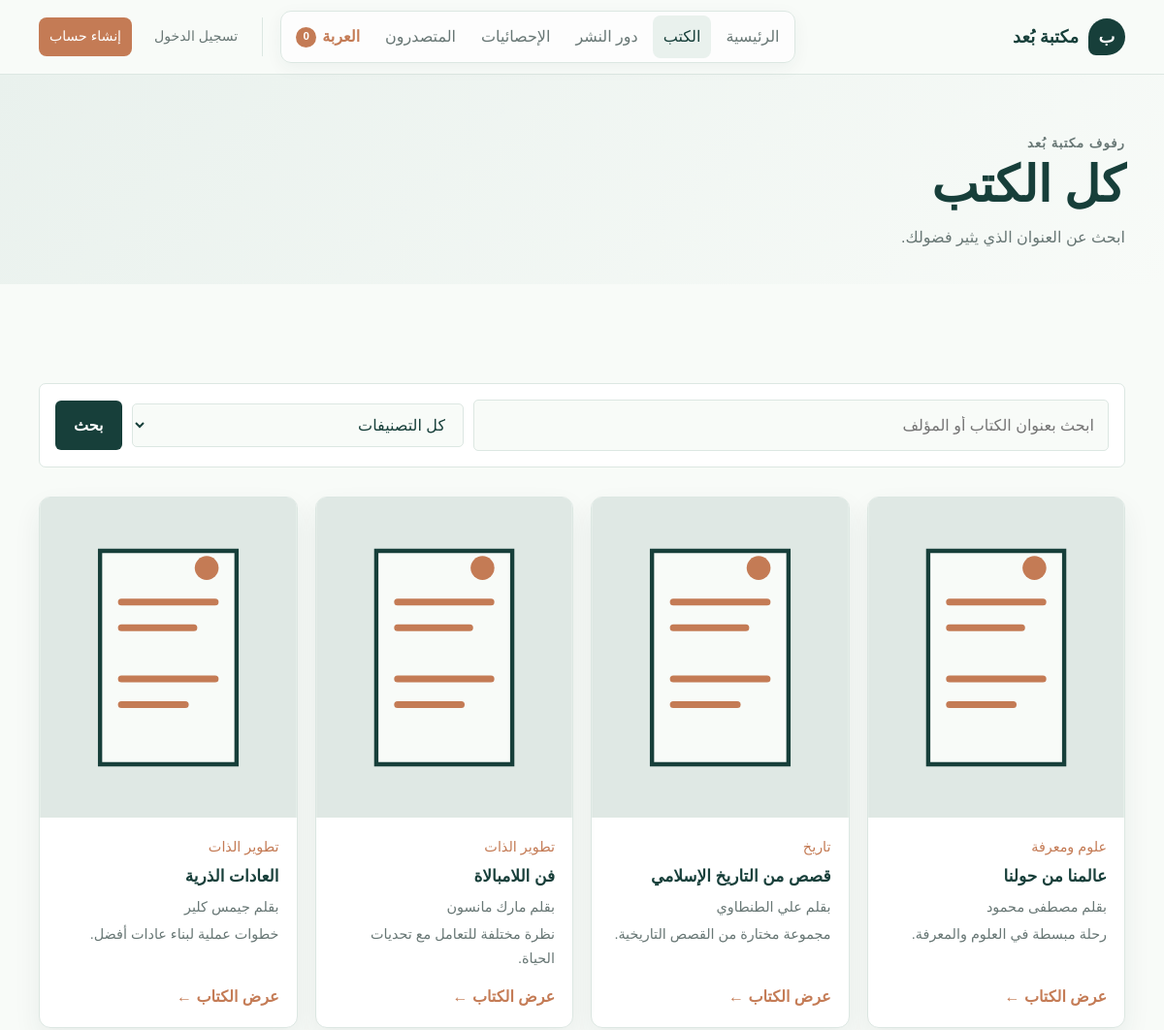
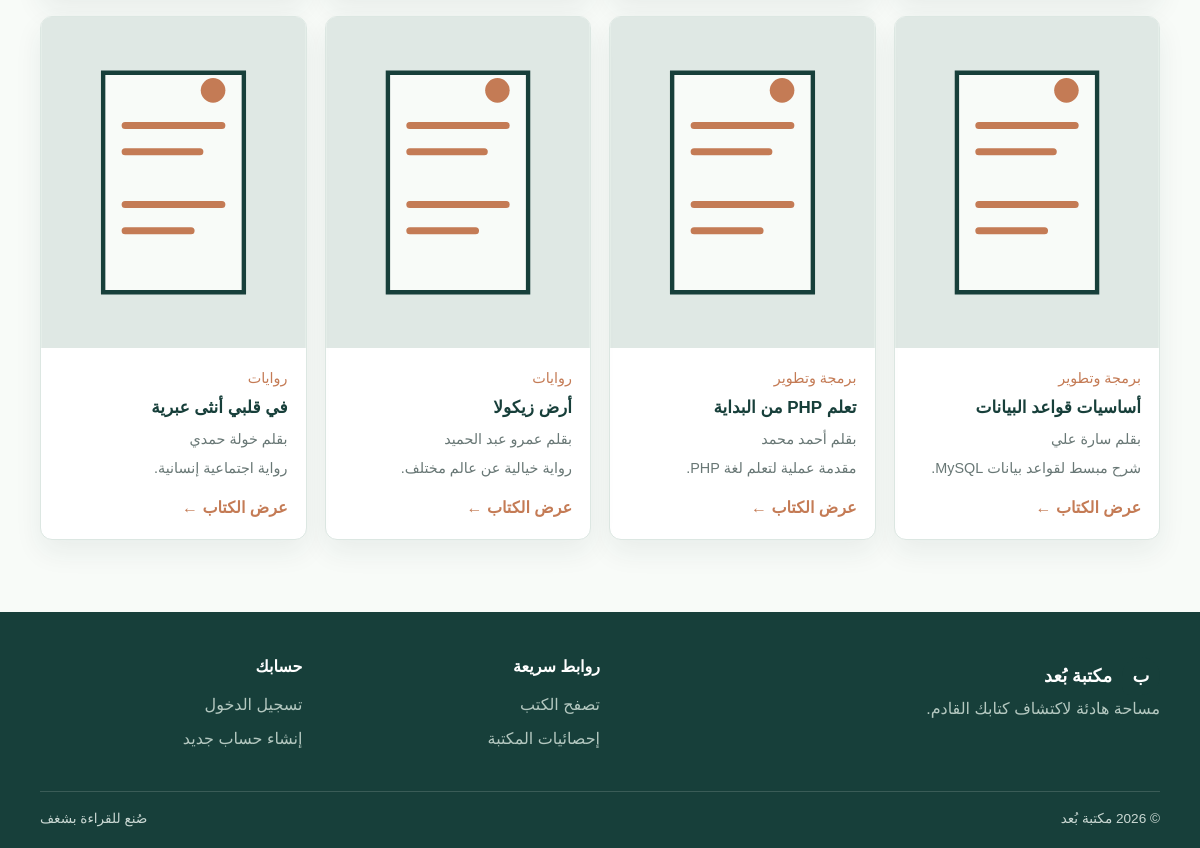
The page /books.php on the database its author committed (2 pictures, top to bottom).
### tables this page shows
CREATE TABLE `books` (
  `id` int(11) NOT NULL,
  `title` varchar(200) NOT NULL,
  `author` varchar(150) NOT NULL,
  `description` text DEFAULT NULL,
  `price` decimal(10,2) NOT NULL,
  `rating` decimal(2,1) NOT NULL DEFAULT 0.0,
  `purchase_location` varchar(255) DEFAULT NULL,
  `image` varchar(255) DEFAULT NULL,
  `category_id` int(11) DEFAULT NULL,
  `publisher_id` int(10) UNSIGNED DEFAULT NULL,
  `stock` int(11) DEFAULT 0
);

CREATE TABLE `categories` (
  `id` int(11) NOT NULL,
  `name` varchar(100) NOT NULL
);

### admin/includes/helpers.php (called while the page is built, shortened)
<?php
function e(mixed $value): string
{
    return htmlspecialchars((string) $value, ENT_QUOTES, 'UTF-8');
}

### includes/app.php (called while the page is built, shortened)
<?php
require_once __DIR__ . '/../admin/includes/helpers.php';
function bookImage(?string $image): string
{
    return $image ? 'admin/' . ltrim($image, '/') : 'assets/book-placeholder.svg';
}

### books.php (the view, shortened to what this page needs)
<?php
require_once __DIR__ . '/includes/app.php';
$search = trim((string) ($_GET['search'] ?? '')); $categoryId = filter_input(INPUT_GET, 'category', FILTER_VALIDATE_INT) ?: 0;
$categories = fetchCategories($pdo); $where = []; $params = [];
$countSql = 'SELECT COUNT(*) FROM books'; if ($where) { $countSql .= ' WHERE ' . implode(' AND ', $where); }
$countStatement = $pdo->prepare($countSql); $countStatement->execute($params); $totalBooks = (int) $countStatement->fetchColumn();
$perPage = 12; $totalPages = max(1, (int) ceil($totalBooks / $perPage)); $currentPage = min(max(1, filter_input(INPUT_GET, 'page', FILTER_VALIDATE_INT) ?: 1), $totalPages); $offset = ($currentPage - 1) * $perPage;
$sql = 'SELECT books.id, books.title, books.author, books.description, books.image, books.price, categories.name AS category_name FROM books LEFT JOIN categories ON categories.id = books.category_id'; if ($where) { $sql .= ' WHERE ' . implode(' AND ', $where); } $sql .= ' ORDER BY books.id DESC LIMIT :limit OFFSET :offset';
$statement = $pdo->prepare($sql); foreach ($params as $key => $value) { $statement->bindValue(':' . $key, $value); } $statement->bindValue(':limit', $perPage, PDO::PARAM_INT); $statement->bindValue(':offset', $offset, PDO::PARAM_INT); $statement->execute(); $books = $statement->fetchAll();
$pageTitle = 'الكتب'; $activePage = 'books'; require __DIR__ . '/includes/header.php';
?>
<section class="page-intro"><div class="container"><p class="eyebrow">رفوف مكتبة بُعد</p><h1>كل الكتب</h1><p>ابحث عن العنوان الذي يثير فضولك.</p></div></section><section class="section"><div class="container"><form class="filter-bar" method="get"><input name="search" value="<?= e($search) ?>" placeholder="ابحث بعنوان الكتاب أو المؤلف" aria-label="بحث في الكتب"><select name="category" aria-label="فلترة حسب التصنيف"><option value="0">كل التصنيفات</option></select><button class="button button-primary" type="submit">بحث</button></form><?php if (!$books): ?><div class="empty-state">لم نعثر على كتب تطابق بحثك.</div><?php else: ?><div class="book-grid"><?php foreach ($books as $book): ?><article class="book-card"><img class="book-cover" src="<?= e(bookImage($book['image'])) ?>" alt="<?= e($book['title']) ?>"><div class="book-info"><p class="book-category"><?= e($book['category_name'] ?? 'بدون تصنيف') ?></p><h3><?= e($book['title']) ?></h3><p class="book-author">بقلم <?= e($book['author']) ?></p><?php if ($book['description']): ?><p class="book-author"><?= e(mb_strimwidth($book['description'], 0, 90, '...')) ?></p><?php endif; ?><a class="form-link" href="book.php?id=<?= e($book['id']) ?>">عرض الكتاب ←</a></div></article><?php endforeach; ?></div><?php endif; ?></div></section>
<?php require __DIR__ . '/includes/footer.php'; ?>

### assets/site.css (style rules this page uses)
button, .button, a { -webkit-tap-highlight-color: transparent; }
.button { min-height: 44px; }
.filter-bar { align-items: center; }
.filter-bar .button { flex: 0 0 auto; }
.book-card { height: 100%; display: flex; flex-direction: column; }
.book-info { display: flex; flex: 1; flex-direction: column; align-items: flex-start; }
.book-info .form-link { margin-top: auto; padding-top: 10px; }
.book-cover { transition: transform .3s ease; }
:root { --ink:#173f3a; --muted:#687775; --paper:#f8fbf8; --line:#dce7e2; --accent:#c47b55; --mint:#e9f1ed; --white:#fff; --shadow:0 18px 50px rgba(23,63,58,.09); }
* { box-sizing:border-box; }
html { scroll-behavior:smooth; }
body { margin:0; color:var(--ink); background:var(--paper); font-family:'IBM Plex Sans Arabic',Tahoma,sans-serif; line-height:1.7; }
a { color:inherit; text-decoration:none; }
button,input,select,textarea { font:inherit; }
.container { width:min(1120px,calc(100% - 40px)); margin-inline:auto; }
.eyebrow { color:var(--accent); font-size:.82rem; font-weight:700; letter-spacing:.08em; margin:0 0 12px; }
h1,h2,h3,p { margin-top:0; }
h1,h2 { line-height:1.25; }
.button { display:inline-flex; justify-content:center; align-items:center; gap:8px; border:1px solid transparent; border-radius:6px; padding:11px 18px; cursor:pointer; font-weight:600; transition:.2s ease; }
.button-primary { color:var(--white); background:var(--ink); }
.section { padding:72px 0; }
.book-grid { display:grid; grid-template-columns:repeat(4,1fr); gap:18px; }
.book-card { overflow:hidden; background:var(--white); border:1px solid var(--line); border-radius:8px; box-shadow:var(--shadow); }
.book-cover { display:block; width:100%; aspect-ratio:4/5; object-fit:cover; background:var(--mint); }
.book-info { padding:17px; }
.book-info h3 { font-size:1.06rem; margin-bottom:4px; }
.book-author,.book-category { color:var(--muted); font-size:.9rem; margin-bottom:4px; }
.book-category { color:var(--accent); }
.page-intro { padding:60px 0 34px; background:linear-gradient(135deg,var(--mint),var(--paper)); }
.page-intro h1 { font-family:'Playfair Display',serif; font-size:3.2rem; margin-bottom:8px; }
.page-intro p { color:var(--muted); margin-bottom:0; }
.filter-bar { margin:30px 0; padding:16px; display:flex; gap:10px; background:var(--white); border:1px solid var(--line); border-radius:7px; }
.filter-bar input,.filter-bar select,.form-card input,.form-card textarea { width:100%; padding:12px 14px; border:1px solid var(--line); border-radius:5px; background:var(--paper); color:var(--ink); outline:none; }
.filter-bar input { flex:2; }
.filter-bar select { flex:1; }
.form-link { color:var(--accent); font-weight:600; }
body { overflow-x:hidden; }
.book-card { border-radius:12px; box-shadow:0 12px 28px rgba(23,63,58,.07); transition:transform .2s ease,box-shadow .2s ease; }
.book-info { padding:18px; }

### rows shown on the page
books: category.name "علوم ومعرفة", title "عالمنا من حولنا", author "مصطفى محمود", description "رحلة مبسطة في العلوم والمعرفة."
books: category.name "تاريخ", title "قصص من التاريخ الإسلامي", author "علي الطنطاوي", description "مجموعة مختارة من القصص التاريخية."
books: category.name "تطوير الذات", title "فن اللامبالاة", author "مارك مانسون", description "نظرة مختلفة للتعامل مع تحديات الحياة."
books: category.name "تطوير الذات", title "العادات الذرية", author "جيمس كلير", description "خطوات عملية لبناء عادات أفضل."
books: category.name "برمجة وتطوير", title "أساسيات قواعد البيانات", author "سارة علي", description "شرح مبسط لقواعد بيانات MySQL."
books: category.name "برمجة وتطوير", title "تعلم PHP من البداية", author "أحمد محمد", description "مقدمة عملية لتعلم لغة PHP."
books: category.name "روايات", title "أرض زيكولا", author "عمرو عبد الحميد", description "رواية خيالية عن عالم مختلف."
books: category.name "روايات", title "في قلبي أنثى عبرية", author "خولة حمدي", description "رواية اجتماعية إنسانية."

### other values the page prints
cartCount() "0"
